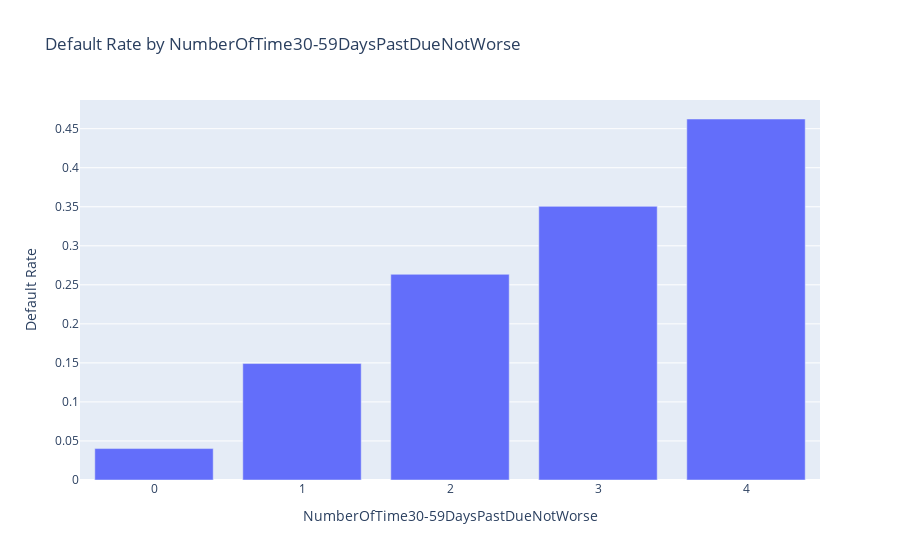

This figure's notebook cell:
### Code cell
default_rate1 = eda_df.groupby('NumberOfTime30-59DaysPastDueNotWorse', observed=True)['SeriousDlqin2yrs'].mean().reset_index()

fig = px.bar(
    default_rate1,
    x='NumberOfTime30-59DaysPastDueNotWorse',
    y='SeriousDlqin2yrs',
    labels={'SeriousDlqin2yrs': 'Default Rate', 'NumberOfTime30-59DaysPastDueNotWorse': 'NumberOfTime30-59DaysPastDueNotWorse'},
    title='Default Rate by NumberOfTime30-59DaysPastDueNotWorse'
)

fig.show()

### Figure 1 — Plotly figure (JSON) as saved in the notebook; plotly's stock layout.template omitted (floating-point values rounded to 4 significant figures)
{"data": [{"hovertemplate": "NumberOfTime30-59DaysPastDueNotWorse=%{x}<br>Default Rate=%{y}<extra></extra>", "legendgroup": "", "marker": {"color": "#636efa", "pattern": {"shape": ""}}, "name": "", "orientation": "v", "showlegend": false, "textposition": "auto", "type": "bar", "x": [0, 1, 2, 3, 4], "xaxis": "x", "y": [0.04026, 0.1491, 0.2635, 0.3505, 0.4624], "yaxis": "y"}], "layout": {"barmode": "relative", "legend": {"tracegroupgap": 0}, "title": {"text": "Default Rate by NumberOfTime30-59DaysPastDueNotWorse"}, "xaxis": {"anchor": "y", "domain": [0, 1], "title": {"text": "NumberOfTime30-59DaysPastDueNotWorse"}}, "yaxis": {"anchor": "x", "domain": [0, 1], "title": {"text": "Default Rate"}}}}
